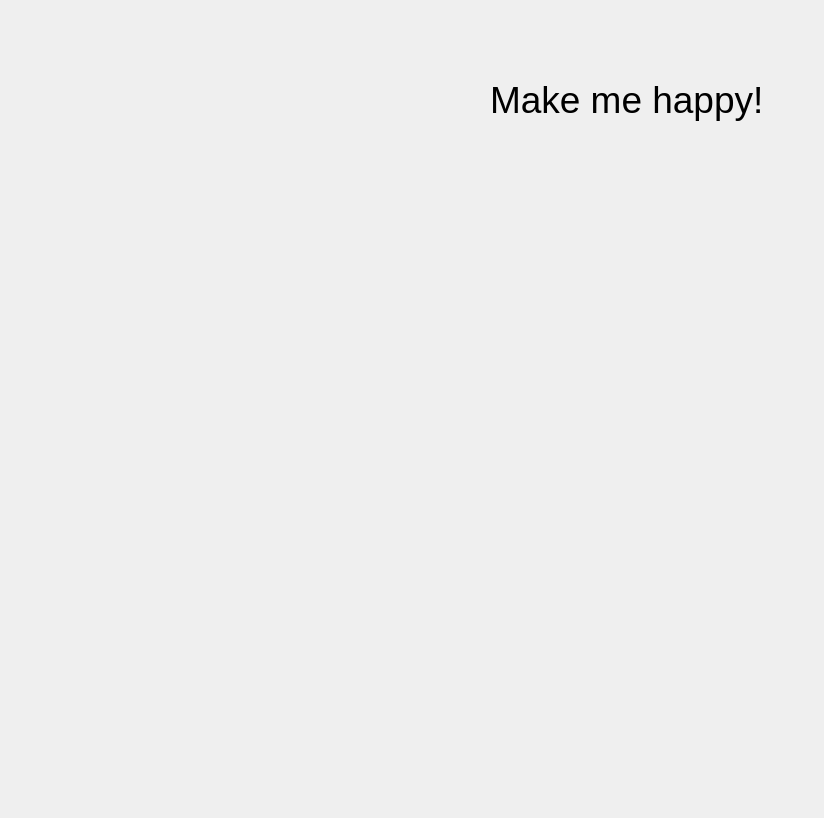
<?xml version="1.0" encoding="UTF-8"?>
<ui version="4.0">
 <class>game_dialog</class>
 <widget class="QDialog" name="game_dialog">
  <property name="geometry">
   <rect>
    <x>0</x>
    <y>0</y>
    <width>824</width>
    <height>818</height>
   </rect>
  </property>
  <property name="sizePolicy">
   <sizepolicy hsizetype="Preferred" vsizetype="Preferred">
    <horstretch>0</horstretch>
    <verstretch>0</verstretch>
   </sizepolicy>
  </property>
  <property name="minimumSize">
   <size>
    <width>824</width>
    <height>818</height>
   </size>
  </property>
  <property name="maximumSize">
   <size>
    <width>824</width>
    <height>818</height>
   </size>
  </property>
  <property name="windowTitle">
   <string>Beer Simulator</string>
  </property>
  <widget class="QLabel" name="label_girl">
   <property name="geometry">
    <rect>
     <x>9</x>
     <y>9</y>
     <width>800</width>
     <height>800</height>
    </rect>
   </property>
   <property name="text">
    <string/>
   </property>
   <property name="pixmap">
    <pixmap resource="beer_sim.qrc">:/girl.png</pixmap>
   </property>
  </widget>
  <widget class="QLabel" name="label_beer">
   <property name="geometry">
    <rect>
     <x>578</x>
     <y>241</y>
     <width>61</width>
     <height>121</height>
    </rect>
   </property>
   <property name="text">
    <string/>
   </property>
   <property name="pixmap">
    <pixmap resource="beer_sim.qrc">:/beer_with_foam.png</pixmap>
   </property>
  </widget>
  <widget class="QLabel" name="label_text">
   <property name="geometry">
    <rect>
     <x>490</x>
     <y>30</y>
     <width>301</width>
     <height>141</height>
    </rect>
   </property>
   <property name="font">
    <font>
     <pointsize>28</pointsize>
     <italic>false</italic>
    </font>
   </property>
   <property name="text">
    <string>&lt;html&gt;&lt;head/&gt;&lt;body&gt;&lt;p&gt;Make me happy!&lt;/p&gt;&lt;/body&gt;&lt;/html&gt;</string>
   </property>
  </widget>
 </widget>
 <layoutdefault spacing="6" margin="11"/>
 <resources>
  <include location="beer_sim.qrc"/>
 </resources>
 <connections/>
</ui>
